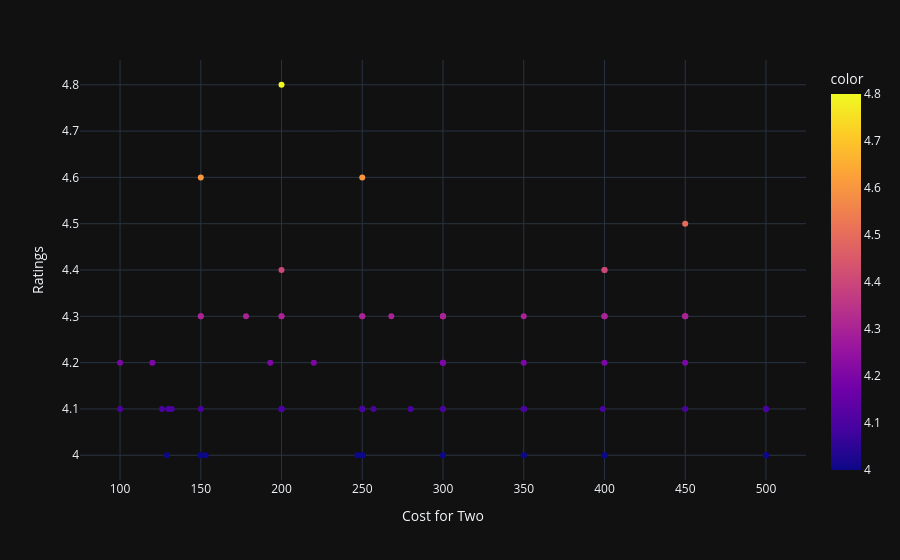

This figure's notebook cell:
### Code cell
fig=px.scatter(x=df_affordable_restro['Cost_for_Two'],y=df_affordable_restro['Rating'],color=df_affordable_restro['Rating'],labels={'x':"Cost for Two",'y':'Ratings'})
fig.update_layout(template='plotly_dark')
fig.show()

### Figure 1 — Plotly figure (JSON) as saved in the notebook; plotly's stock layout.template omitted (floating-point values rounded to 4 significant figures)
{"data": [{"hovertemplate": "Cost for Two=%{x}<br>Ratings=%{y}<br>color=%{marker.color}<extra></extra>", "legendgroup": "", "marker": {"color": [4.3, 4.4, 4.1, 4.4, 4.1, 4.2, 4.1, 4.1, 4.1, 4, 4.3, 4.2, 4.1, 4.1, 4.2, 4.1, 4.3, 4, 4, 4.1, 4.3, 4.1, 4.1, 4.1, 4, 4.2, 4, 4.3, 4.1, 4.3, 4.3, 4.3, 4.1, 4.3, 4.1, 4, 4.1, 4, 4.1, 4.1, 4.1, 4.3, 4, 4, 4.3, 4.1, 4.1, 4.3, 4, 4.2, 4, 4.3, 4.2, 4.3, 4.8, 4.2, 4.5, 4.1, 4.6, 4, 4.3, 4, 4.1, 4.3, 4.1, 4.3, 4.3, 4.1, 4.1, 4.6, 4.2, 4, 4.1, 4, 4, 4.3, 4, 4, 4.4, 4.2, 4.3, 4.2], "coloraxis": "coloraxis", "symbol": "circle"}, "mode": "markers", "name": "", "orientation": "v", "showlegend": false, "type": "scatter", "x": [150, 400, 126, 400, 450, 350, 200, 350, 500, 247, 450, 450, 150, 200, 300, 350, 300, 129, 400, 300, 150, 250, 250, 350, 500, 300, 150, 268, 250, 300, 300, 450, 250, 250, 200, 350, 300, 150, 130, 257, 200, 400, 300, 400, 200, 280, 399, 400, 250, 220, 250, 300, 300, 300, 200, 100, 450, 350, 150, 250, 450, 500, 350, 178, 100, 400, 250, 500, 500, 250, 120, 250, 132, 300, 350, 350, 153, 500, 200, 193, 200, 400], "xaxis": "x", "y": [4.3, 4.4, 4.1, 4.4, 4.1, 4.2, 4.1, 4.1, 4.1, 4, 4.3, 4.2, 4.1, 4.1, 4.2, 4.1, 4.3, 4, 4, 4.1, 4.3, 4.1, 4.1, 4.1, 4, 4.2, 4, 4.3, 4.1, 4.3, 4.3, 4.3, 4.1, 4.3, 4.1, 4, 4.1, 4, 4.1, 4.1, 4.1, 4.3, 4, 4, 4.3, 4.1, 4.1, 4.3, 4, 4.2, 4, 4.3, 4.2, 4.3, 4.8, 4.2, 4.5, 4.1, 4.6, 4, 4.3, 4, 4.1, 4.3, 4.1, 4.3, 4.3, 4.1, 4.1, 4.6, 4.2, 4, 4.1, 4, 4, 4.3, 4, 4, 4.4, 4.2, 4.3, 4.2], "yaxis": "y"}], "layout": {"coloraxis": {"colorbar": {"title": {"text": "color"}}, "colorscale": [[0, "#0d0887"], [0.1111, "#46039f"], [0.2222, "#7201a8"], [0.3333, "#9c179e"], [0.4444, "#bd3786"], [0.5556, "#d8576b"], [0.6667, "#ed7953"], [0.7778, "#fb9f3a"], [0.8889, "#fdca26"], [1, "#f0f921"]]}, "legend": {"tracegroupgap": 0}, "margin": {"t": 60}, "xaxis": {"anchor": "y", "domain": [0, 1], "title": {"text": "Cost for Two"}}, "yaxis": {"anchor": "x", "domain": [0, 1], "title": {"text": "Ratings"}}}}
